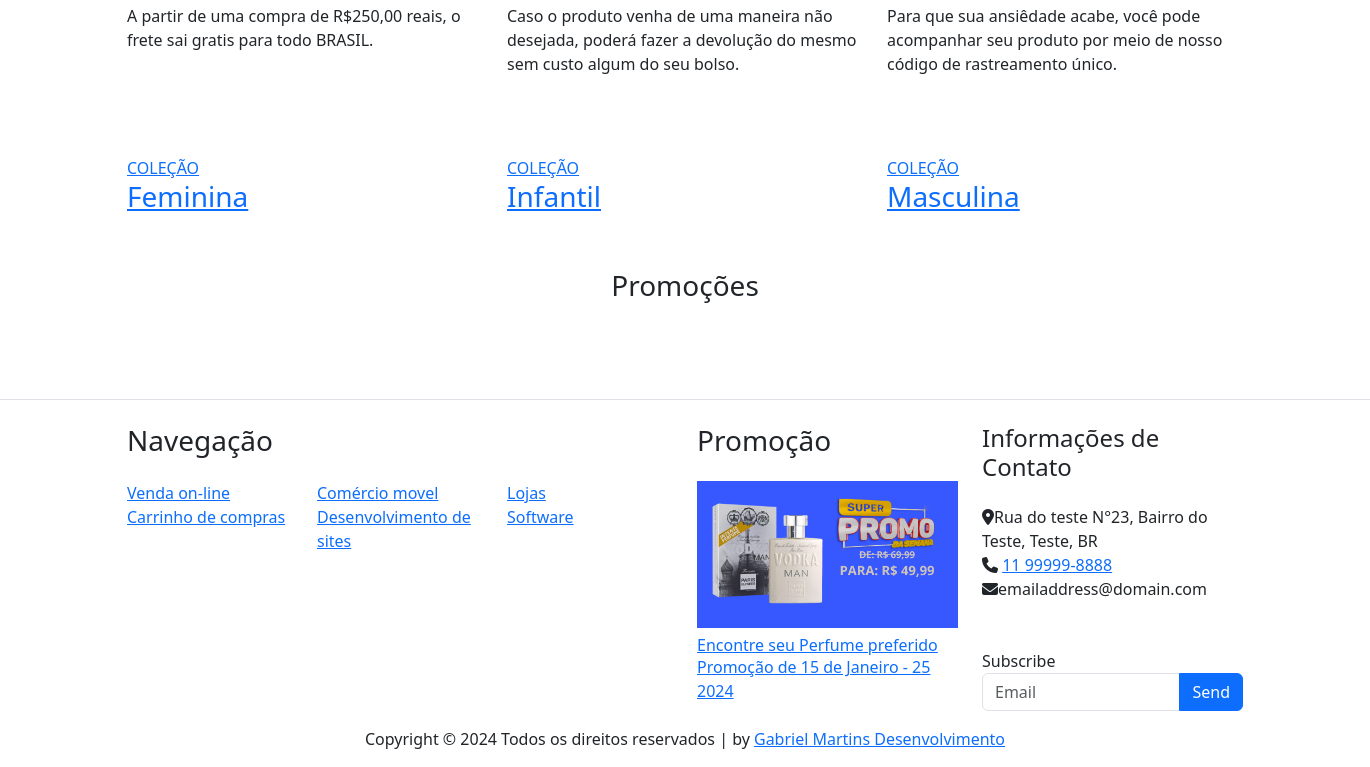
Before: / (lower part) with the older database file.
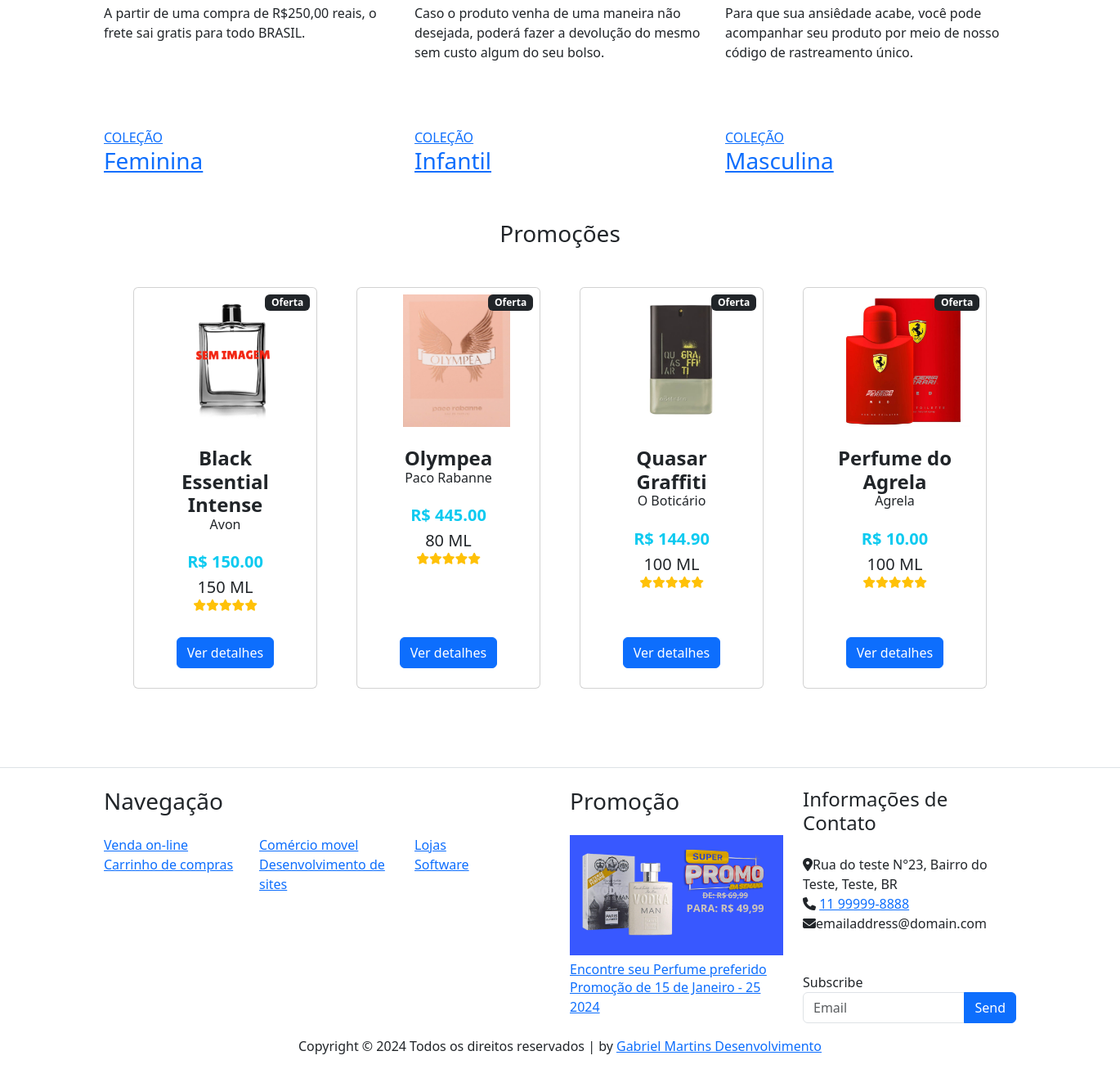
After: the same page with the newer database file.
### tables this page shows
CREATE TABLE `perfumes` (
  `id` int(11) NOT NULL,
  `nome` varchar(100) NOT NULL,
  `descricao_info` text NOT NULL,
  `marca` int(11) NOT NULL,
  `tipo` varchar(20) DEFAULT NULL,
  `volume` int(11) NOT NULL,
  `preco` decimal(10,2) NOT NULL,
  `estoque` int(11) NOT NULL,
  `imagem` blob DEFAULT NULL
);

CREATE TABLE `marcas` (
  `id` int(11) NOT NULL,
  `nome` varchar(60) NOT NULL,
  `pais_origem` varchar(60) NOT NULL
);

### application/controllers/Shop.php (called while the page is built, shortened)
<?php
class Shop extends MY_Controller
{
	public function __construct()
	{
		$dados['produtosNoCarrinho'] = $this->Carrinho_model->contarProdutosNoCarrinho($_SESSION['carrinho']);
		$dados['perfumesAleatorios'] = $this->Perfume_model->buscaPerfumesAleatorios(4);
		$this->load->vars($dados);
	}
	public function index()
	{
		$this->load->view('templates/shop/header');
		$this->load->view('templates/shop/navbar');
		$this->load->view('shop_ecommerce');
		$this->load->view('templates/shop/footer');
	}
}

### index.php (called while the page is built, shortened)
<?php
require_once BASEPATH.'core/CodeIgniter.php';

### application/models/Perfume_model.php (called while the page is built, shortened)
<?php
class Perfume_model extends CI_Model
{
	public function buscaPerfumesAleatorios($quantidade)
	{
		$this->db->select('*');
		$this->db->from('perfumes');
		$this->db->order_by('RAND()');
		$this->db->limit($quantidade);
		return $this->db->get()->result();
	}
}

### application/helpers/Perfume_helper.php (called while the page is built)
<?php
function nome_marca($marca_id)
{
	$CI = &get_instance();
	$CI->db->select('nome');
	$CI->db->where('id', $marca_id);
	$query = $CI->db->get('marcas');
	if ($query->num_rows() > 0) {
		$row = $query->row();
		return $row->nome;
	}
	return '';
}

### application/views/shop/produtos_promocoes.php (the view)
<section class="py-5">
	<h3 class="text-center">Promoções</h3>
	<div class="container px-4 px-lg-5 mt-5">
		<div class="row gx-4 gx-lg-5 row-cols-2 row-cols-md-3 row-cols-xl-4 justify-content-center">
			<?php foreach ($perfumesAleatorios as $perfume) : ?>
				<div class="col mb-5">
					<div class="card h-100">
						<div class="badge bg-dark text-white position-absolute" style="top: 0.5rem; right: 0.5rem">Oferta</div>
						<img class="card-img-top mt-2" style="width: 243px; height:162px;object-fit: contain;" src="<?= !empty($perfume->imagem) ? base_url('assets/admin/upload/' . $perfume->imagem) : base_url('assets/img/perfume_default.png'); ?>" alt="<?= $perfume->nome; ?>" />
						<div class="card-body p-4">
							<div class="text-center">
								<h4 class="fw-bolder my-0"><?= $perfume->nome; ?></h4>
								<h6 class="fw-light mb-4"><?= nome_marca($perfume->marca); ?></h6>
								<h5 class="fw-bolder mb-1 text-info">R$ <?= $perfume->preco ?></h5>
								<p class="lead my-0"><?= $perfume->volume; ?> ML</p>
								<div class="d-flex justify-content-center small text-warning mb-2">
									<div class="fas fa-star" style="color: #ffc107;"></div>
									<div class="fas fa-star" style="color: #ffc107;"></div>
									<div class="fas fa-star" style="color: #ffc107;"></div>
									<div class="fas fa-star" style="color: #ffc107;"></div>
									<div class="fas fa-star" style="color: #ffc107;"></div>
								</div>
							</div>
						</div>
						<div class="card-footer p-4 pt-0 border-top-0 bg-transparent mx-auto">
							<div class="btn-group">
								<a type="button" class="btn btn-primary" href="<?= base_url() ?>Shop/detalhes/<?= $perfume->id; ?>">Ver detalhes</a>
							</div>
						</div>
					</div>
				</div>
			<?php endforeach; ?>
		</div>
	</div>
</section>

Changed rows visible on the page:
added perfumes: shows a picture, nome "Black Essential Intense", marca.nome "Avon", preco "150.00", volume "150"
added perfumes: imagem+nome (picture), nome "Olympea", marca.nome "Paco Rabanne", preco "445.00", volume "80"
added perfumes: imagem (picture), nome "Quasar Graffiti", marca.nome "O Boticário", preco "144.90", volume "100"
added perfumes: imagem (picture), nome "Perfume do Agrela", marca.nome "Agrela", preco "10.00", volume "100"
